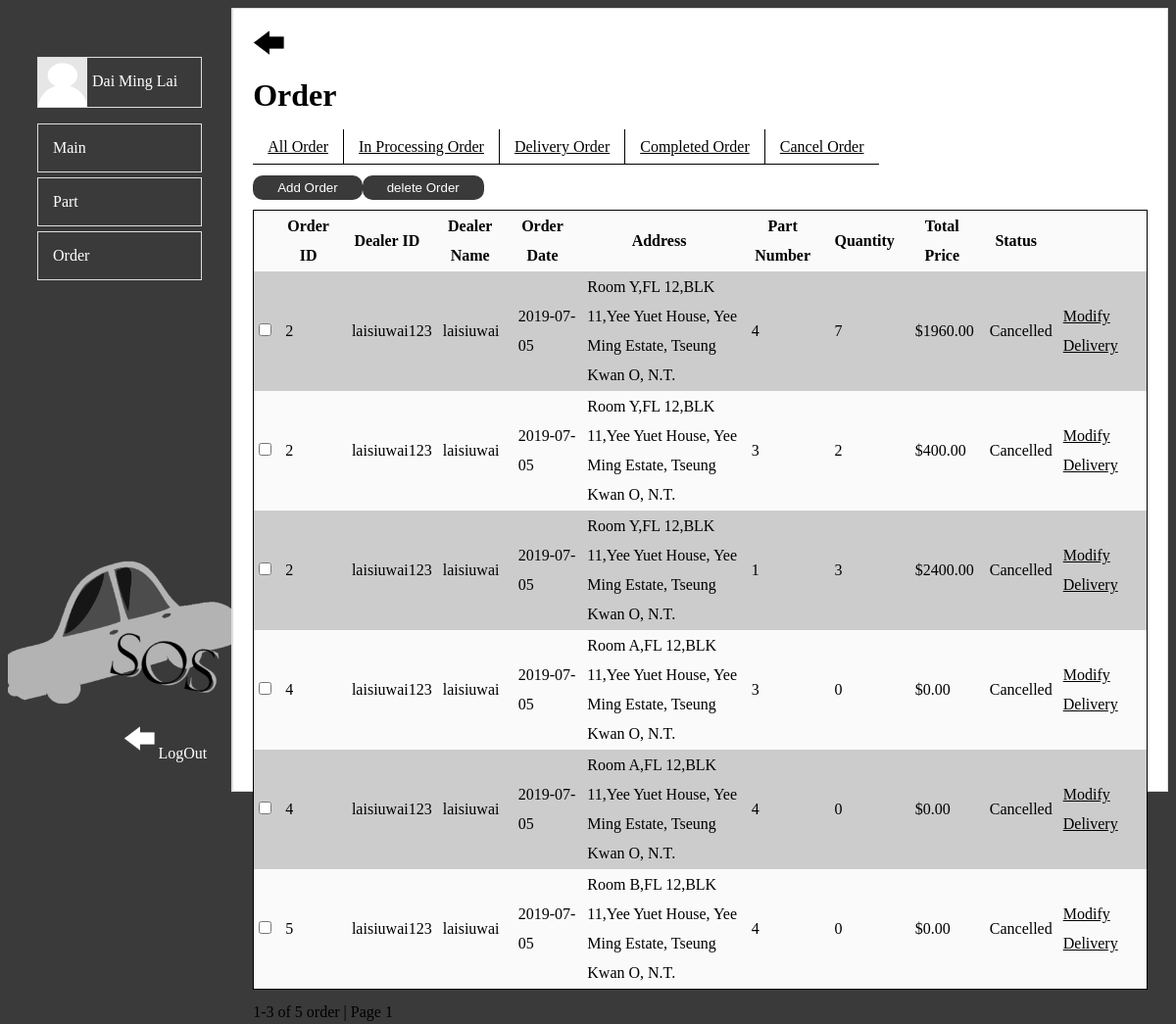
Page /web/admin/ManageOrder.php?fitter=4 (signed in) on the committed database.
### tables this page shows
CREATE TABLE IF NOT EXISTS `orders` (
  `orderID` int(11) NOT NULL AUTO_INCREMENT,
  `dealerID` varchar(50) NOT NULL,
  `orderDate` date NOT NULL,
  `deliveryAddress` varchar(255) DEFAULT NULL,
  `status` int(1) NOT NULL,
  PRIMARY KEY (`orderID`),
  KEY `FKOrders795865` (`dealerID`)
);

CREATE TABLE IF NOT EXISTS `dealer` (
  `dealerID` varchar(50) NOT NULL,
  `password` varchar(50) NOT NULL,
  `name` varchar(50) NOT NULL,
  `phoneNumber` varchar(50) NOT NULL,
  `address` varchar(255) NOT NULL,
  PRIMARY KEY (`dealerID`)
);

CREATE TABLE IF NOT EXISTS `orderpart` (
  `orderID` int(11) NOT NULL,
  `partNumber` int(11) NOT NULL,
  `quantity` int(10) NOT NULL,
  `price` decimal(10,2) NOT NULL,
  KEY `FKOrderPart106296` (`orderID`),
  KEY `FKOrderPart737123` (`partNumber`)
);

### web/admin/ManageOrder.php (the view, shortened to what this page needs)
<!doctype html>
<html>
<?php
		require_once('Connections/conn.php');
		$sql = "SELECT `firstName`,`lastName` FROM `administrator` WHERE email = '".$_SESSION['Account']."';";
		$rs = mysqli_query($conn,$sql);
		$rc = mysqli_fetch_assoc($rs);
		if($rc){
			$firstName = $rc['firstName'];
			$lastName = $rc['lastName'];
		}else{
			echo "<script type='text/javascript'>alert('login fail');</script>";
			header('Location: Login.php');
		}
?>
<head>
<link href="Manage.css" rel="stylesheet" type="text/css">
</head>
<body>
	<div class="main">
		<div id="nav">
			<div style="height: 50px;"></div>
			<div class="menu">
				<div class="user">
					<div class="icon">
						<a href="ManageAccount.php"><img src="pic/icon.png" height="50" width="50"/></a>
					</div>
					<div class="username"><a href="ManageAccount.php"><?php echo $lastName." ".$firstName; ?></a></div>
				</div>
				<ul>
					<a href="Main.php"><li>Main</li></a>
					<a href="ManagePart.php"><li>Part</li></a>
					<a href="ManageOrder.php"><li>Order</li></a>
				</ul>
			</div>
			<div class="logout">
				<a href="Login.php"><img src="pic/logout.gif" height="35px" width="35px">LogOut</a>
			</div>
		</div>
		<div id="content">
			<div class="menubutton" onclick="showMenu()">
				<img src="pic/menu.gif" width="35px" height="35px">
			</div>
			<h1>Order</h1>
			<div class="tablenav">
				<table>
					<tr>
						<td id="bordertd"><a href="ManageOrder.php?fitter=0">All Order</a></td>
						<td id="bordertd"><a href="ManageOrder.php?fitter=1">In Processing Order</a></td>
						<td id="bordertd"><a href="ManageOrder.php?fitter=2">Delivery Order</a></td>
						<td id="bordertd"><a href="ManageOrder.php?fitter=3">Completed Order</a></td>
						<td ><a href="ManageOrder.php?fitter=4">Cancel Order</a></td>
					</tr>
				</table>
			</div>
			<a><button onclick="fnPopup()">Add Order</button></a><a><button onclick="deleteOrder()">delete Order</button></a>
			<br>
			<div class="tabledb">
			<form id="f" method="post" action="ManageOrder.php<?php if(isset($_GET['fitter'])){ echo "?fitter=".$_GET['fitter'] ; }?>">
				<table>
					<tr>
						<th></th>
						<th>Order ID</th>
						<th>Dealer ID</th>
						<th>Dealer Name</th>
						<th>Order Date</th>
						<th>Address</th>
						<th>Part Number</th>
						<th>Quantity</th>
						<th>Total Price</th>
						<th>Status</th>
						<th></th>
					</tr>
					<?php
						$sql = "SELECT `orders`.*,`part`.`stockPrice`,`dealer`.`name`,`orderpart`.`price`,`orderpart`.`partNumber`,`orderpart`.`quantity` FROM `orders`,`dealer`,`orderpart`,`part` WHERE `orders`.`dealerID` = `dealer`.`dealerID` AND `orderpart`.`orderID`=`orders`.`orderID` AND `part`.`partNumber`=`orderpart`.`partNumber` ";
						if(isset($_GET['fitter'])){
							switch($_GET['fitter']){
								case 4:
								$sql = $sql." AND `orders`.`status` = 3 ";
								break;
							}
						}
						$sql = $sql."Order by `orders`.`orderID` ASC ";
						$rs = mysqli_query($conn,$sql);
						while($rc = mysqli_fetch_assoc($rs)){
							echo "<tr>";
							echo "<td><input type=\"checkbox\" id=\"order".$rc['orderID']."\" name=\"order".$rc['orderID']."\"></td>";
							echo "<td>".$rc['orderID']."</td>";
							echo "<td>".$rc['dealerID']."</td>";
							echo "<td>".$rc['name']."</td>";
							echo "<td>".$rc['orderDate']."</td>";
							echo "<td>".$rc['deliveryAddress']."</td>";
							echo "<td>".$rc['partNumber']."</td>";
							echo "<td>".$rc['quantity']."</td>";
							echo "<td>\$".$rc['price']."</td>";
							switch($rc['status']){
								case 3:
									echo "<td>Cancelled</td>";
								break;
							}
							echo "<td><a href=\"javascript:fnPopup(".$rc['orderID'].",'".$rc['dealerID']."','".$rc['name']."','".$rc['orderDate']."','".$rc['deliveryAddress']."','".$rc['partNumber']."','".$rc['quantity']."','".$rc['price']."','".$rc['status']."','".$rc['stockPrice']."');\">Modify</a>　<a href=\"javascript:cancelOrder(".$rc['orderID'].")\">Delivery</a></td>";
							echo "</tr>";
						}
					?>
				</table>
				</form>
				<?php
					$sql = "SELECT count(`orderID`) FROM `orders`;";
					$rs = mysqli_query($conn,$sql);
					$rc = mysqli_fetch_assoc($rs);
				?>
				1-3 of <?php echo $rc['count(`orderID`)']?> order | Page 1
			</div>
		</div>
	</div>
</body>
</html>

### web/admin/Manage.css (style rules this page uses)
html,body { height: 100%; }
body { background-color:#3A3A3A; }
.main { position:static; display: flex; width:auto; height: calc(100vh); flex-direction: row; justify-content: space-between; top: 0; left:0; background-color:#FFFFFF; }
#nav { display: block; background-color: #3A3A3A; position: relative; border-right: 1px solid #ddd; height: auto; width:25%; color:#FFFFFF; float: left; background-image:url('pic/logo2.png'); background-attachment:fixed; background-position:0% 65%; background-size:250px 250px; background-repeat: no-repeat; }
.user { border: 1px solid #ddd; display: flex; flex-direction: row; height: auto; width : auto; }
.icon { line-height:1px; }
.username { padding: 15px 5px; }
.menu { margin-left:30px; margin-right:30px; }
.menu li { margin: 5px 0px; border: 1px solid #ddd; padding: 15px; margin-left: -40px; list-style: none; }
#content { padding: 20px; border: 1px solid #ddd; background-color: #FFFFFF; position: relative; float: right; width: 100%; height: auto; line-height: 25px; }
.tabledb table { width:auto; margin: 10px 0px; border: 1px solid black; border-collapse: collapse; }
.tabledb th { padding-right: 20px; }
.tabledb td { padding-right: 10px; }
.tabledb tr { line-height: 30px; }
.tabledb tr:nth-child(even) { background: #CCC; }
.tabledb tr:nth-child(odd) { background-color: #FAFAFA; }
.tablenav table { margin: 10px 0px; border-collapse: collapse; border-bottom:1px solid black; border-top:0px; border-left:0px; border-right:0px; }
.tablenav td { padding:5px 15px; }
#bordertd { border-right:1px solid black; }
.logout { position: absolute; bottom: 20px; right: 10px; margin: 10px 15px; }
a { text-decoration: none; color: #FFFFFF; }
#content a { color: #000000; text-decoration:underline; }
.menubutton { height:35px; width:70px; }
input[type="submit"],input[type="button"],input[type="reset"],button { -webkit-border-radius: 10px; padding: 5px 25px; border-radius: 10px; background-color:#3A3A3A; border:0 none; transition: padding 1s; color:#FFFFFF; }

### rows in the picture
orders: orderID "2", dealerID "laisiuwai123", dealerID.name "laisiuwai", orderDate "2019-07-05", deliveryAddress "Room Y,FL 12,BLK 11,Yee Yuet House, Yee Ming Estate, Tseung Kwan O, N.T.", orderpart.partNumber "4", orderpart.quantity "7", orderpart.price "1960.00", status "Cancelled", orderpart.partNumber "3", orderpart.quantity "2", orderpart.price "400.00", orderpart.partNumber "1", orderpart.quantity "3", orderpart.price "2400.00"
orders: orderID "4", dealerID "laisiuwai123", dealerID.name "laisiuwai", orderDate "2019-07-05", deliveryAddress "Room A,FL 12,BLK 11,Yee Yuet House, Yee Ming Estate, Tseung Kwan O, N.T.", orderpart.partNumber "3", orderpart.quantity "0", orderpart.price "0.00", status "Cancelled", orderpart.partNumber "4"
orders: orderID "5", dealerID "laisiuwai123", dealerID.name "laisiuwai", orderDate "2019-07-05", deliveryAddress "Room B,FL 12,BLK 11,Yee Yuet House, Yee Ming Estate, Tseung Kwan O, N.T.", orderpart.partNumber "4", orderpart.quantity "0", orderpart.price "0.00", status "Cancelled"

### other values in the picture
$lastName "Dai Ming"
$firstName "Lai"
$rc['count(`orderID`)'] "5"
